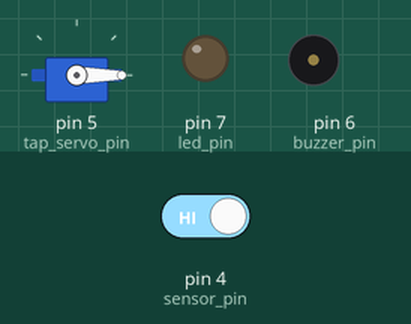
Recording of a sketch running on a simulated Arduino Uno, built with avr-gcc and run on an emulated ATmega328P. Parts: servo, output pins drawn as LEDs (lit = HIGH), buzzer (waves = sounding). Dashed ring = blinking. The inputs (shaded band) are chosen by the test bench; at power-on: pin 4 (sensor_pin) HIGH.

Above: at 1.2 s.
1.3 s: pin 4 (sensor_pin) driven LOW
At 1.6 s:
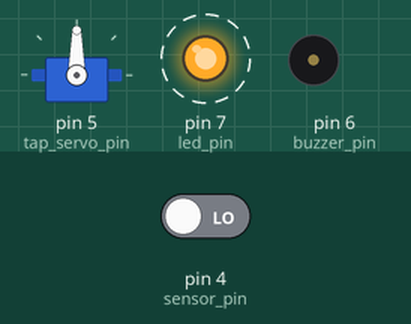
4.3 s: pin 4 (sensor_pin) driven HIGH
At 4.4 s:
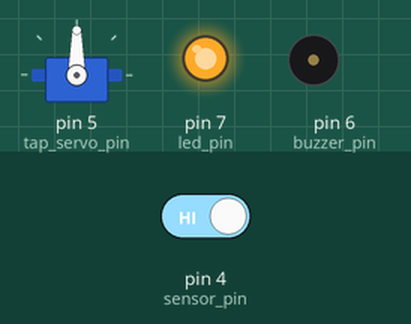
Timing chart, 0 to 7.3 s (numbered marks = the images above; inputs shaded):
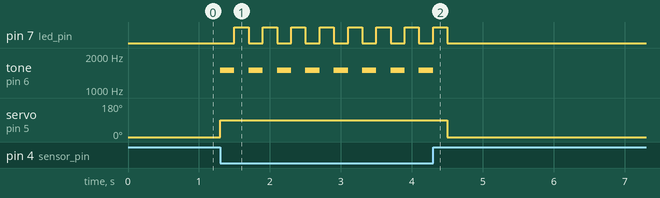

Measured:
- after the input at 1.3 s, pin 7 (led_pin): alternates HIGH for 0.20 s and LOW for 0.20 s, starting after 0.20 s; tone on pin 6 (buzzer_pin): alternates 1500 Hz for 0.20 s and silent for 0.20 s, starting at once; servo on pin 5 (tap_servo_pin): 0° → 90° at once
- after the input at 4.3 s, pin 7 (led_pin): goes on until 4.5 s, then stays LOW; tone on pin 6 (buzzer_pin): goes on until 4.3 s, then stays silent; servo on pin 5 (tap_servo_pin): 90° → 0° after 0.20 s

The sketch:

Smart_Bridge.ino
```cpp
#include <Servo.h>

Servo tap_servo;

// ===== PIN DEFINITIONS =====
int sensor_pin = 4;      // Soil sensor DO
int tap_servo_pin = 5;  // Servo
int buzzer_pin = 6;     // Buzzer
int led_pin = 7;        // LED

int val;

void setup() {
  pinMode(sensor_pin, INPUT);
  pinMode(buzzer_pin, OUTPUT);
  pinMode(led_pin, OUTPUT);

  tap_servo.attach(tap_servo_pin);

  // Default OFF
  tap_servo.write(0);
  digitalWrite(led_pin, LOW);
  noTone(buzzer_pin);
}

void loop() {
  val = digitalRead(sensor_pin);

  // ===== SOIL DETECTED (ACTIVE LOW) =====
  if (val == LOW) {
    tap_servo.write(90);   // Servo move

    // 🔊 BUZZER ON, 💡 LED OFF
    tone(buzzer_pin, 1500);
    digitalWrite(led_pin, LOW);
    delay(200);

    // 🔊 BUZZER OFF, 💡 LED ON
    noTone(buzzer_pin);
    digitalWrite(led_pin, HIGH);
    delay(200);
  }
  // ===== NO SOIL =====
  else {
    tap_servo.write(0);
    digitalWrite(led_pin, LOW);
    noTone(buzzer_pin);
  }
}
```
